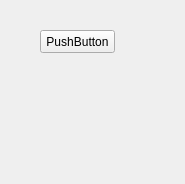
<?xml version="1.0" encoding="UTF-8"?>
<ui version="4.0">
 <class>DraggableItemWidget</class>
 <widget class="QWidget" name="DraggableItemWidget">
  <property name="geometry">
   <rect>
    <x>0</x>
    <y>0</y>
    <width>185</width>
    <height>184</height>
   </rect>
  </property>
  <property name="windowTitle">
   <string>DraggableItemWidget</string>
  </property>
  <widget class="QPushButton" name="pushButton">
   <property name="geometry">
    <rect>
     <x>40</x>
     <y>30</y>
     <width>75</width>
     <height>23</height>
    </rect>
   </property>
   <property name="text">
    <string>PushButton</string>
   </property>
  </widget>
 </widget>
 <resources/>
 <connections/>
</ui>
